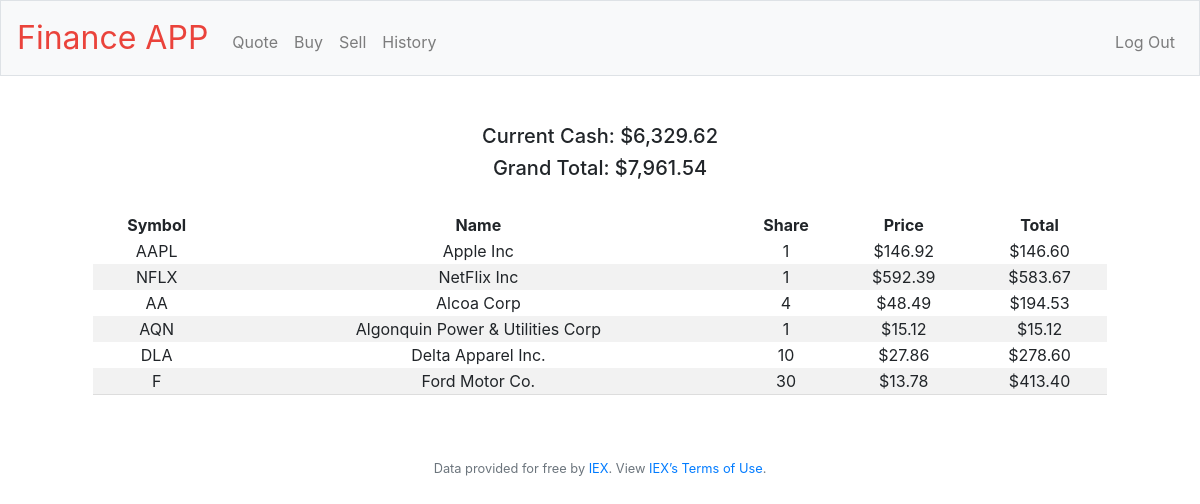
The page / (signed in) on the database its author committed.
### tables this page shows
CREATE TABLE users (id INTEGER, username TEXT NOT NULL, hash TEXT NOT NULL, cash NUMERIC NOT NULL DEFAULT 10000.00, PRIMARY KEY(id));

CREATE TABLE stocks(
"id" INTEGER,
"symbol" TEXT,
"company" TEXT,
"shares" INTEGER,
"price" NUMERIC,
"total" NUMERIC);

### application.py (the view)
@app.route("/")
@login_required
def index():
    user_id = session["user_id"]
    stocks = db.execute("SELECT * FROM stocks WHERE id = ?", user_id)
    user_cash = (db.execute("SELECT cash FROM users WHERE id = ?", user_id))[0]["cash"]
    total_stocks = (db.execute("SELECT SUM(total) FROM stocks WHERE id = ?", session['user_id']))[0]["SUM(total)"]
    if total_stocks == None:
        total_stocks = 0
    return render_template("index.html", stocks=stocks, user_cash=user_cash, grand_total=user_cash + total_stocks)

### application.py (called while the page is built)
@app.after_request
def after_request(response):
    response.headers["Cache-Control"] = "no-cache, no-store, must-revalidate"
    response.headers["Expires"] = 0
    response.headers["Pragma"] = "no-cache"
    return response

### helpers.py (called while the page is built)
def login_required(f):
    @wraps(f)
    def decorated_function(*args, **kwargs):
        if session.get("user_id") is None:
            return redirect("/login")
        return f(*args, **kwargs)
    return decorated_function

def usd(value):
    return f"${value:,.2f}"

### templates/index.html (shortened to what this page needs)
{% extends "layout.html" %}
{% block main %}
    <h5> Current Cash: {{ user_cash | usd }} </h5>
    <h5> Grand Total: {{ grand_total | usd }} </h5>
    <br>
    <div class="col-md-12">
        <table class = "styled-table table-hover">
            <thead>
                <tr>
                    <th>Symbol</th>
                    <th>Name</th>
                    <th>Share</th>
                    <th>Price</th>
                    <th>Total</th>
                </tr>
            </thead>
            <tbody>
                {% for stock in stocks %}
                    <tr>
                        <td> {{ stock.symbol }} </td>
                        <td> {{ stock.company }}</td>
                        <td> {{ stock.shares }} </td>
                        <td> {{ stock.price | usd }} </td>
                        <td> {{ stock.total | usd }} </td>
                    </tr>
                {% endfor %}
            </tbody>
        </table>
    </div>
{% endblock %}

### templates/layout.html (shortened to what this page needs)
<!DOCTYPE html>
<html lang="en">
    <head>
        <link rel="stylesheet" href="https://cdn.jsdelivr.net/npm/bootstrap@4.5.3/dist/css/bootstrap.min.css">
        <link href="/static/styles.css" rel="stylesheet">
    </head>
    <body>
        <nav class="navbar navbar-expand-md navbar-light bg-light border">
            <a class="navbar-brand" href="/"><span class="red">Finance APP</span></a>
            <div class="collapse navbar-collapse" id="navbar">
                {% if session.user_id %}
                    <ul class="navbar-nav mr-auto mt-2">
                        <li class="nav-item"><a class="nav-link" href="/quote">Quote</a></li>
                        <li class="nav-item"><a class="nav-link" href="/buy">Buy</a></li>
                        <li class="nav-item"><a class="nav-link" href="/sell">Sell</a></li>
                        <li class="nav-item"><a class="nav-link" href="/history">History</a></li>
                    </ul>
                    <ul class="navbar-nav ml-auto mt-2">
                        <li class="nav-item"><a class="nav-link" href="/logout">Log Out</a></li>
                    </ul>
                {% else %}
                    <ul class="navbar-nav ml-auto mt-2">
                        <li class="nav-item"><a class="nav-link" href="/register">Register</a></li>
                        <li class="nav-item"><a class="nav-link" href="/login">Log In</a></li>
                    </ul>
                {% endif %}
            </div>
        </nav>
        <main class="container p-5">
            {% block main %}{% endblock %}
        </main>
        <footer class="small text-center text-muted">
            Data provided for free by <a href="https://iextrading.com/developer">IEX</a>. View <a href="https://iextrading.com/api-exhibit-a/">IEX’s Terms of Use</a>.
        </footer>
    </body>
</html>

### static/styles.css (style rules this page uses)
nav .navbar-brand { font-size: xx-large; }
nav .navbar-brand .red { color: #ea433b; }
main { overflow-x: auto; text-align: center; }
.styled-table { border-collapse: collapse; width: 100%; text-align: center; margin-bottom: 1rem; border-bottom: 1px solid #ddd; }
tr:nth-child(even) { background-color: #f2f2f2; }

### rows shown on the page
users: cash "$6,329.62"
stocks: symbol "AAPL", company "Apple Inc", shares "1", price "$146.92", total "$146.60"
stocks: symbol "NFLX", company "NetFlix Inc", shares "1", price "$592.39", total "$583.67"
stocks: symbol "AA", company "Alcoa Corp", shares "4", price "$48.49", total "$194.53"
stocks: symbol "AQN", company "Algonquin Power & Utilities Corp", shares "1", price "$15.12", total "$15.12"
stocks: symbol "DLA", company "Delta Apparel Inc.", shares "10", price "$27.86", total "$278.60"
stocks: symbol "F", company "Ford Motor Co.", shares "30", price "$13.78", total "$413.40"

### other values the page prints
{{ grand_total | usd }} "$7,961.54"
